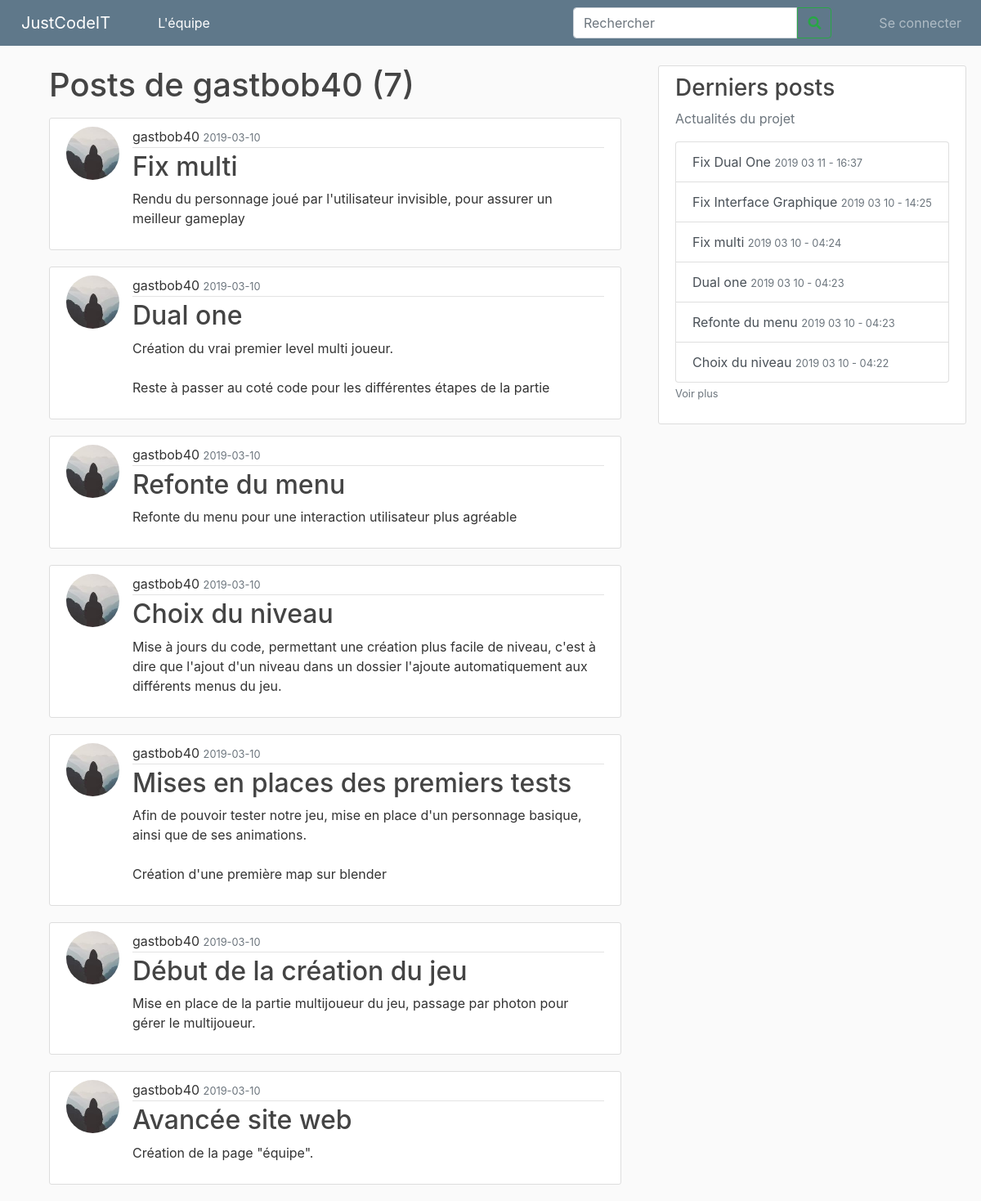
Screenshot of /user/gastbob40 with the database file from the repository.
### site_jci/models.py (models this page shows, shortened)
class User(db.Model, UserMixin):
    id = db.Column(db.Integer, primary_key=True)
    username = db.Column(db.String(20), unique=True, nullable=False)
    password = db.Column(db.String(60), nullable=False)
    image_file = db.Column(db.String(20), nullable=False, default='default.jpg')
    permission = db.Column(db.String(40), nullable=False)
    posts = db.relationship('Post', backref='author', lazy=True)

class Post(db.Model):
    id = db.Column(db.Integer, primary_key=True)
    title = db.Column(db.String(100), nullable=False)
    date_posted = db.Column(db.DateTime, nullable=False, default=datetime.utcnow)
    content = db.Column(db.Text, nullable=False)
    user_id = db.Column(db.Integer, db.ForeignKey('user.id'), nullable=False)

### site_jci/routes.py (the view)
@app.route("/user/<string:username>")
def user_posts(username):
    user = User.query.filter_by(username=username).first_or_404()
    return render_template('user_posts.html', user=user)

### site_jci/routes.py (called while the page is built)
@app.context_processor
def context_processor():
    posts = db.session.query(Post).all()
    if current_user.is_authenticated:
        image_file = url_for('static', filename='profile_pics/' + current_user.image_file)
        return dict(posts=posts, image_file_user=image_file)
    return dict(posts=posts)

### site_jci/templates/user_posts.html
{% extends "layout.html" %}
{% block content %}
<main role="main" class="container">
    <h1 class="mb-3">Posts de {{ user.username }} ({{ user.posts | length }})</h1>
    {% for post in user.posts|sort(attribute='date_posted', reverse = True) %}
    <article class="media content-section">
        <img class="rounded-circle article-img" src="{{ url_for('static', filename='profile_pics/' + post.author.image_file) }}">
        <div class="media-body">
            <div class="article-metadata">
                {{ user.username }}
                <small class="text-muted">{{ post.date_posted.strftime('%Y-%m-%d') }}</small>
            </div>
            <h2><a class="article-title" href="{{ url_for('post', post_id=post.id) }}">{{ post.title }}</a></h2>
            <p class="article-content">{{ post.content | truncate(250) }}</p>
        </div>
    </article>
    {% endfor %}
</main>
{% endblock content %}

### site_jci/templates/layout.html (shortened to what this page needs)
<!DOCTYPE html>
<html lang="en">
<head>
    <link rel="stylesheet" href="https://stackpath.bootstrapcdn.com/bootstrap/4.1.3/css/bootstrap.min.css"
>
    <link rel="stylesheet" type="text/css" href="{{ url_for('static', filename='main.css') }}">
    <link rel="stylesheet" href="https://cdnjs.cloudflare.com/ajax/libs/font-awesome/4.7.0/css/font-awesome.min.css">
    <link rel="stylesheet" href="https://use.fontawesome.com/releases/v5.7.2/css/all.css"
>
</head>
<body>
    <nav class="navbar navbar-expand-md navbar-dark bg-steel fixed-top">
        <a class="navbar-brand" style="margin:0 50px 0 10px" href="{{ url_for('homePage') }}">JustCodeIT</a>
        <div class="navbar-collapse collapse" id="navbarsExample04" style="">
            <ul class="navbar-nav mr-auto">
                <li class="nav-item active rm-lt">
                    <a class="nav-link" href="{{ url_for('membersPage') }}">L'équipe</a>
                </li>
            </ul>
            <form class="form-inline my-2 my-md-0">
                <div class="" style="">
                    <input class="form-control " type="search" placeholder="Rechercher" aria-label="Search4"
                        style=" border-top-right-radius:0;border-bottom-right-radius:0">
                    <button class="btn btn-outline-success rm-lt" type="" style="margin-left:
                            -4px;border-bottom-left-radius: 0%;border-top-left-radius:0 "><i
                            class="fa fa-search"></i></button>
                </div>
                <div class="navbar-nav rm-lt">
                        {% if current_user.is_authenticated %}
                        <div class="dropdown-menu" aria-labelledby="navbarDropdown">
                            <a class="dropdown-item" href="{{ url_for('account') }}">Profil</a>
                            <a class="dropdown-item"
                                href="{{ url_for('user_posts', username=current_user.username) }}">Mes
                                postes</a>
                            {% if current_user.permission == "administrator" %}
                            <div class="dropdown-divider"></div>
                            <a class="dropdown-item" href="{{ url_for('register') }}">Enregister un compte</a>
                            <a class="dropdown-item" href="{{ url_for('manageAccount') }}">Gérer les comptes</a>
                            {% endif %}
                            <div class="dropdown-divider"></div>
                            <a class="dropdown-item" href="{{ url_for('logout') }}">Se déconnecter</a>
                        </div>
                    </li>
                    {% else %}
                    <a class="nav-item nav-link" style="margin-left:50px;" href="{{ url_for('login') }}">Se
                        connecter</a>
                    {% endif %}
                </div>
            </form>
        </div>
    </nav>
    <main role="main" class="container ">
        <div class="row">
            <div class="col-md-8">
                {% block content %}{% endblock %}
            </div>
            <div class="col-md-4">
                <div class="content-section info-list">
                    <h3>Derniers posts</h3>
                    <p class='text-muted'>Actualités du projet
                        <div class="list-group">
                            {% for post in posts|sort(attribute='date_posted', reverse = True) %}
                            {% if loop.index <= 6 %} <a href="/post/{{ post.id }}"
                                class="list-group-item list-group-item-action">{{
                                post.title
                                }} <small
                                    class="text-muted">{{ post.date_posted.strftime('%Y %m %d - %H:%M') }}</small></a>
                            {% endif %}
                            {% endfor %}
                        </div>
                        <a class="text-muted" href="{{ url_for('list_posts') }}"><small>Voir plus</small></smal></a>
                    </p>
                </div>
            </div>
        </div>
    </main>
</html>

### site_jci/static/main.css (style rules this page uses)
body { background: #fafafa; color: #333333; margin-top: 5rem; }
h1, h2, h3, h4, h5, h6 { color: #444444; }
.bg-steel { background-color: #5f788a; }
.content-section { background: #ffffff; padding: 10px 20px; border: 1px solid #dddddd; border-radius: 3px; margin-bottom: 20px; }
.article-title { color: #444444; }
.article-content { white-space: pre-line; }
.article-img { height: 65px; width: 65px; margin-right: 16px; }
.article-metadata { padding-bottom: 1px; margin-bottom: 4px; border-bottom: 1px solid #e3e3e3 }
.info-list { position: fixed; }

### rows the page displays
User: username "gastbob40"
Post: image_file (placeholder picture), date_posted "2019-03-10", title "Fix multi", content "Rendu du personnage joué par l'utilisateur invisible, pour assurer un meilleur gameplay", date_posted "2019 03 10 - 04:24"
Post: image_file (placeholder picture), date_posted "2019-03-10", title "Dual one", content "Création du vrai premier level multi joueur. Reste à passer au coté code pour les différentes étapes de la partie", date_posted "2019 03 10 - 04:23"
Post: image_file (placeholder picture), date_posted "2019-03-10", title "Refonte du menu", content "Refonte du menu pour une interaction utilisateur plus agréable", date_posted "2019 03 10 - 04:23"
Post: image_file (placeholder picture), date_posted "2019-03-10", title "Choix du niveau", content "Mise à jours du code, permettant une création plus facile de niveau, c'est à dire que l'ajout d'un niveau dans un dossier l'ajoute automatiquement aux différents menus du jeu.", date_posted "2019 03 10 - 04:22"
Post: image_file (placeholder picture), date_posted "2019-03-10", title "Mises en places des premiers tests", content "Afin de pouvoir tester notre jeu, mise en place d'un personnage basique, ainsi que de ses animations. Création d'une première map sur blender"
Post: image_file (placeholder picture), date_posted "2019-03-10", title "Début de la création du jeu", content "Mise en place de la partie multijoueur du jeu, passage par photon pour gérer le multijoueur."
Post: image_file (placeholder picture), date_posted "2019-03-10", title "Avancée site web", content "Création de la page \"équipe\"."
Post: title "Fix Dual One", date_posted "2019 03 11 - 16:37"
Post: title "Fix Interface Graphique", date_posted "2019 03 10 - 14:25"

### other values shown
{{ user.posts | length }} "7"
